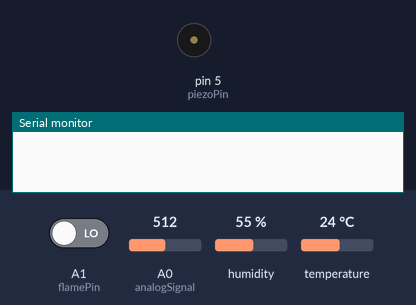
Bench run of a sketch on a simulated Arduino Uno, built with avr-gcc and run on an emulated ATmega328P. Parts: buzzer (waves = sounding), the last lines printed to the serial monitor. Inputs (shaded band) come from the test bench; at power-on: A0 (analogSignal) = 512, A1 (flamePin) LOW, humidity 55 %, temperature 24 °C. The modem accepts every AT command (registered, SIM ready, sends succeed) and sends nothing else.

Above: at 0.1 s.
At 7.8 s:
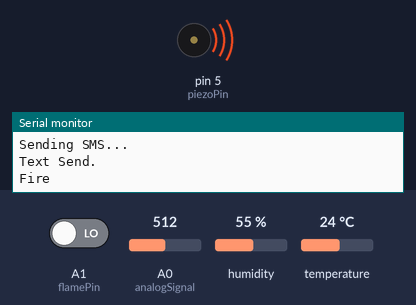
Timing chart, 0 to 9.3 s (numbered marks = the images above):
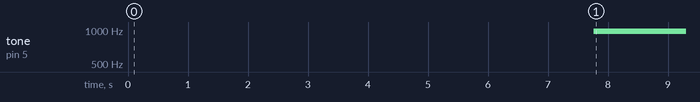

Measured:
- by itself, tone on pin 5 (piezoPin): silent → 977 Hz at 7.8 s

The sketch:

fire-detection-system.ino
```cpp
#include <SoftwareSerial.h> // Подключение библиотеки для работы последовательного порта
#include "DHT.h" // Подключение библиотеки для работы с датчиком DHT11 (Температура и влажность)

#define piezoPin 5 // Подключение цифрового сигнального пина зуммера
#define flamePin A1 // Подключение аналогового сигнального пина датчика обнаружения огня
#define analogSignal A0 // Подключение аналогового сигнального пина датчика дыма
#define DHTPIN 2 // Подключение цифрового сигнального пина датчика температуры и влажности
#define digitalSignal 8 // Подключение цифрового сигнального пина датчика дыма

SoftwareSerial sim800l(8, 9); // 8 - RX Arduino (TX SIM800L), 9 - TX Arduino (RX SIM800L)
DHT dht(DHTPIN, DHT11); // Определяем подключение пина к датчику DHT11

char incomingByte; // Определяем переменную для считывания данных из SMS
String inputString; // Определяем переменную для записи данных из SMS
int flame; // Определяем переменную для считывания данных с датчика огня
int noGas; // Определяем переменную для считывания значения о присутствии дыма в воздухе
float gasValue; // Определяем пересенную для считывания значения о количестве дыма в воздухе
float t; // Определяем переменную для считывания значения температуры с датчика DHT11
float h; // Определяем переменную для считывания значения влажности с датчика DHT 11

void SendSMS() // Функция для отправки SMS об обнаружении открытого огня или о задымлении
{
  Serial.println("Sending SMS..."); // Отправка текста "Sending SMS..." в последовательный порт
  sim800l.print("AT+CMGF=1\r"); // Выбираем формат отправки SMS
  delay(100); // Задержка 100 мс
  sim800l.print("AT+CMGS=\"+79235671896\"\r");  // Отправка СМС на указанный номер в формате +79*********"
  delay(300); // Задержка 300 мс
                  // Указываем, то что будет содержаться в отправленном SMS//
  sim800l.println("Attention, emergency situation!\n"); // Часть текста, которая будет содержаться в SMS
  sim800l.print("Humidity: "); // Часть текста, которая будет содержаться в SMS
  sim800l.print(dht.readHumidity()); // Часть текста, которая будет содержаться в SMS
  sim800l.print(" %"); // Часть текста, которая будет содержаться в SMS
  sim800l.println("\n"); // Часть текста, которая будет содержаться в SMS
  sim800l.print("Temperature: "); // Часть текста, которая будет содержаться в SMS
  sim800l.print(dht.readTemperature()); // Часть текста, которая будет содержаться в SMS
  sim800l.print(" *C"); // Часть текста, которая будет содержаться в SMS
  gasValue = analogRead(analogSignal); // Считываем и записываем значение о количестве дыма в воздухе
  if (gasValue > 449) { // Если количество дыма превышает допустимую норму, то...
    sim800l.println("\n"); // Часть текста, которая будет содержаться в SMS
    sim800l.print("The air is polluted!"); // Часть текста, которая будет содержаться в SMS
    sim800l.println("\n"); // Часть текста, которая будет содержаться в SMS
    sim800l.print("Air quality: "); // Часть текста, которая будет содержаться в SMS
    sim800l.print(gasValue); // Часть текста, которая будет содержаться в SMS
    sim800l.print(" PPM"); // Часть текста, которая будет содержаться в SMS
  }
  delay(500); // Задержка 500 мс
  sim800l.print((char)26); // Требуется в соответствии с таблицей данных для отправки SMS с помощью модуля SIM800L
  delay(500); // Задержка 500 мс
  Serial.println("Text Send."); // Отправка текста "Text Send" в последовательный порт
  delay(2000); // Задержка 2 с
}

void SendSMSInfo() // Функция для отправки SMS данных, полученных с датчиков по запросу пользователя
{
  Serial.println("Sending Info SMS"); // Отправка текста "Sending Info SMS" в последовательный порт
  sim800l.print("AT+CMGS=\"+79235671896\"\r");  // Отправка СМС на указанный номер в формате +79*********"
  delay(500); // Задержка 500 мс
  sim800l.print("Humidity: "); // Часть текста, которая будет содержаться в SMS
  sim800l.print(dht.readHumidity()); // Часть текста, которая будет содержаться в SMS
  sim800l.print(" %"); // Часть текста, которая будет содержаться в SMS
  sim800l.println("\n"); // Часть текста, которая будет содержаться в SMS
  sim800l.print("Temperature: "); // Часть текста, которая будет содержаться в SMS
  sim800l.print(dht.readTemperature()); // Часть текста, которая будет содержаться в SMS
  sim800l.print(" *C"); // Часть текста, которая будет содержаться в SMS
  gasValue = analogRead(analogSignal); // Считываем и записываем значение о количестве дыма в воздухе
  if (gasValue < 449) { // Если количество дыма не превышает допустимую норму, то...
    sim800l.println("\n"); // Часть текста, которая будет содержаться в SMS
    sim800l.print("The air is clear."); // Часть текста, которая будет содержаться в SMS
    sim800l.println("\n"); // Часть текста, которая будет содержаться в SMS
    sim800l.print("Air quality: "); // Часть текста, которая будет содержаться в SMS
    sim800l.print(gasValue); // Часть текста, которая будет содержаться в SMS
    sim800l.print(" PPM"); // Часть текста, которая будет содержаться в SMS
  }
  delay(500); // Задержка 500 мс
  sim800l.print((char)26); // Требуется в соответствии с таблицей данных для отправки SMS с помощью модуля SIM800L
  delay(500); // Задержка 500 мс
  Serial.println("Text Send."); // Отправка текста "Text Send" в последовательный порт
  delay(2000); // Задержка 2 с
}

void setup() // Функция, отвечающая за инициализацию работы всего проекта, запускается в самом начале выполнения программы
{
  pinMode(flamePin, INPUT); // Установка режима пина датчика огня на вход
  pinMode(piezoPin, OUTPUT); // Установка режима пина зуммера на выход
  pinMode(digitalSignal, INPUT); // Установка режима пина датчика дыма на вход
  dht.begin(); // Инициализируем работу датчика DHT11 (температура и влажность)
  sim800l.begin(9600); // Инициализация последовательной связи с Arduino и SIM800L
  Serial.begin(9600); // Инициализация последовательной связи с Arduino и Arduino IDE (Serial Monitor)

  while(!sim800l.available()) { // Зацикливаем и ждем инициализацию SIM800L
    sim800l.println("AT"); // Отправка команды "AT"
    delay(1000); // Задержка 1 с
    Serial.println("Connecting..."); // Отправка текста "Connecting..." в последовательный порт
  }
  Serial.println("Connected!"); // Отправка текста "Connected!" в последовательный порт
  sim800l.println("AT+CMGF=1"); // Отправка команды "AT+CMGF=1"
  delay(1000); // Задержка 1 с
  sim800l.println("AT+CNMI=1,2,0,0,0"); // Отправка команды "AT+CNMI=1,2,0,0,0"
  delay(1000); // Задержка 1 с
  sim800l.println("AT+CMGL=\"REC UNREAD\""); // Отправка команды "AT+CMGL=\"REC UNREAD\""
}


void loop() { // Бесконечный цикл
  noGas = digitalRead(digitalSignal); // Считываем значение о присутствии дыма в воздухе
  gasValue = analogRead(analogSignal); // Считываем значение количества дыма в воздухе
  flame = digitalRead(flamePin); // Считываем значение о присутсвии огня
  Serial.print("Flame Sensor - "); // Отправка текста "Flame Sensor - " в последовательный порт
  Serial.println(flame); // Отправка значения о присутствии огня в последовательный порт

  if(sim800l.available()) { // Проверяем, если есть доступные данные в SIM800L
      delay(100); // Задержка 100 мс

      while(sim800l.available()) { // Проверяем, есть ли еще данные
      incomingByte = sim800l.read(); // Считываем байт и записываем в переменную incomingByte
      inputString += incomingByte; // Записываем считанный байт в массив inputString
      }

      delay(10); // Задержка 10 мс
      Serial.println(inputString); // Отправка считанных данных в последовательный порт
      inputString.toUpperCase(); // Меняем все буквы на заглавные

      if (inputString.indexOf("DATA") > -1) { // Если пришло SMS с текстом "DATA", то..
        t = dht.readTemperature(); // Считываем значение температуры с датчика DHT11
        h = dht.readHumidity(); // Считываем значение влажности с датчика DHT11
        SendSMSInfo(); // Отправляем SMS
      }
      delay(1000); // Задержка 1 с
      if (inputString.indexOf("OK") == -1) { // Если в ответ модуль отправляет "ОК", то..
          sim800l.println("AT+CMGDA=\"DEL ALL\""); // Отправляем команду, которая удаляет сообщения
          delay(1000); // Задержка 1 с
      }

          inputString = ""; // Присваеваем переменной пустое значение
  }

  if (flame == HIGH) { // Если огня не обнаружено, то..
    Serial.println("All good."); // Отправка текста "All good." в последовательный порт
    delay(100); // Задержка 1 с
  }

  if (flame == LOW || gasValue > 449) { // Если огонь обнаружен, то..
    SendSMS(); // Отправляем SMS о ЧС
    Serial.println("Fire"); // Отправка текста "Fire" в последовательный порт
    analogWrite(piezoPin, 1); // Включаем зуммер
    delay(20000); // Ставим задержку 20 с для работы зуммера
    analogWrite(piezoPin, 0); // Выключаем зуммер
  }
  delay(1000); // Задержка 1 с
}
```
